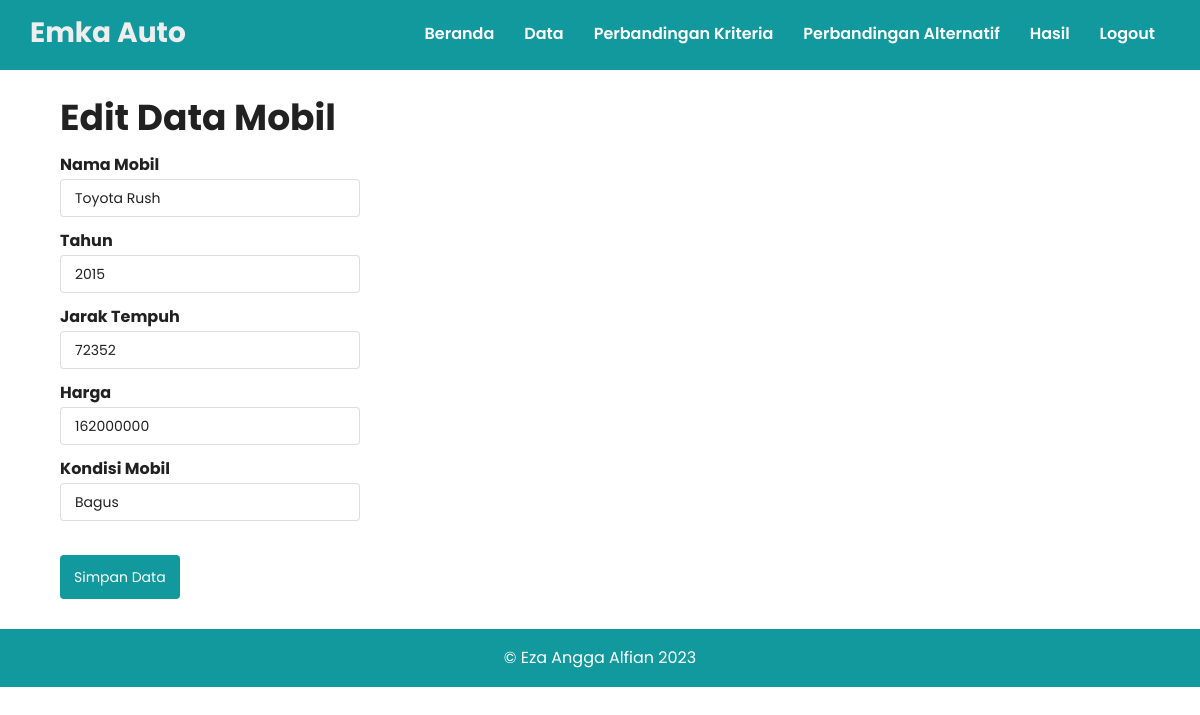
The app's page /edit-alternatif.php?id=31 (signed in) with its own data.
### tables this page shows
CREATE TABLE `alternatif` (
  `id` int(11) NOT NULL,
  `nama` varchar(20) NOT NULL,
  `tahun` int(20) NOT NULL,
  `jk_tempuh` int(20) NOT NULL,
  `harga` int(20) NOT NULL,
  `knd_mobil` varchar(30) NOT NULL
);

### fungsi.php (called while the page is built, shortened)
	<?php
		function filter($request) {
			global $koneksi;
			return mysqli_real_escape_string($koneksi, htmlspecialchars($request));
		}
		function query($query) {
			global $koneksi;
  			return  mysqli_query($koneksi, $query);
		}
?>

### edit-alternatif.php (the view, shortened to what this page needs)
<?php
	require_once 'config.php';
	require_once 'fungsi.php';
	require_once 'header.php';
if (isset($_POST['edit'])) {
  $id = filter($_GET['id']);
  $namaMobil = filter($_POST['nama']);
  $tahun = filter($_POST['tahun']);
  $jarakTempuh = filter($_POST['jk_tempuh']);
  $harga = filter($_POST['harga']);
  $kondisiMobil = filter($_POST['knd_mobil']);
  $editAlternatif = query("UPDATE `alternatif` SET `nama`='$namaMobil',`tahun`='$tahun',`jk_tempuh`='$jarakTempuh',`harga`='$harga',`knd_mobil`='$kondisiMobil' WHERE `id` = '$id'");
  if ($editAlternatif) {
    redirect('alternatif.php');
  } else {
    echo "<script>
              alert('Data gagal diedit!')
          </script>";
  }
} else if (isset($_GET['id'])) {
  $id = filter($_GET['id']);
  $dataAlternatif = mysqli_fetch_assoc(query("SELECT * FROM `alternatif` WHERE `id` = $id"));
  $namaMobil = $dataAlternatif['nama'];
  $tahun = $dataAlternatif['tahun'];
  $jarakTempuh = $dataAlternatif['jk_tempuh'];
  $harga = $dataAlternatif['harga'];
  $kondisiMobil = $dataAlternatif['knd_mobil'];
}
?>
<div class="container">
<section class="content">
	<h2 class="ui header" style="font-size: 36px;">Edit Data Mobil</h2>
	<form class="ui form" method="post" action="" style="width: 300px;">
		<div class="field">
			<label style="font-size:16px;">Nama Mobil</label>
			<input type="text" name="nama" placeholder="Nama Mobil Baru" value="<?= $namaMobil; ?>">
		</div>
    <div class="field">
			<label style="font-size:16px;">Tahun</label>
			<input type="text" name="tahun" placeholder="Tahun" value="<?= $tahun; ?>" />
		</div>
    <div class="field">
			<label style="font-size:16px;">Jarak Tempuh</label>
			<input type="text" name="jk_tempuh" placeholder="Jarak Tempuh" value="<?= $jarakTempuh; ?>" />
		</div>
    <div class="field">
			<label style="font-size:16px;">Harga</label>
			<input type="number" name="harga" placeholder="Harga Mobil" value="<?= $harga; ?>" />
		</div>
    <div class="field">
			<label style="font-size:16px;">Kondisi Mobil</label>
			<input type="text" name="knd_mobil" placeholder="Kondisi Mobil" value="<?= $kondisiMobil; ?>" />
		</div>
		<br>
    <button type="submit" class="btn-primary" name="edit">Simpan Data</button>
	</form>
</section>
</div>
<?php require_once 'footer.php'; ?>

### css/style.css (style rules this page uses)
html { display: -webkit-box; display: -ms-flexbox; display: flex; -webkit-box-orient: vertical; -webkit-box-direction: normal; -ms-flex-direction: column; flex-direction: column; }
.container { width: 1140px; margin: 0 auto; }
body { display: -webkit-box; display: -ms-flexbox; display: flex; -webkit-box-orient: vertical; -webkit-box-direction: normal; -ms-flex-direction: column; flex-direction: column; min-height: 100vh; }
body { margin: 0; background-color: #fff; }
section { background-color: white; color: black; padding: 30px; }
.btn-primary { background-color: #11999E; color: white; outline: none; border: none; padding: 1rem; border-radius: 4px; cursor: pointer; }
.btn-primary { font-family: 'Poppins', sans-serif; }

### records on screen
alternatif: nama "Toyota Rush", tahun "2015", jk_tempuh "72352", harga "162000000", knd_mobil "Bagus"
